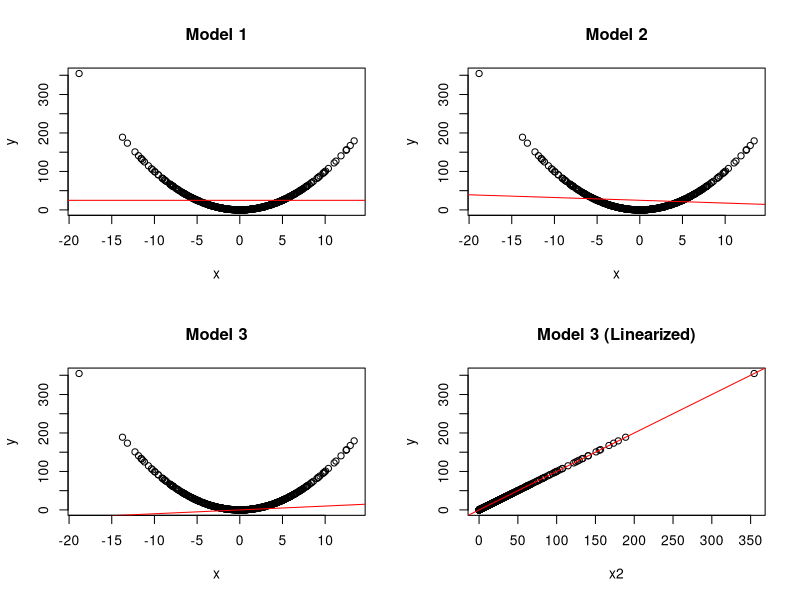

Generate this figure with R:
## ---- chunk 1
#| code-fold: true
#| code-summary: "Click here to see the base R plotting code"

# 1. Setup and Data Generation
set.seed(123456)
n  <- 500
x  <- rnorm(n, mean = 0, sd = 5)
x2 <- x^2
y  <- x2  # Directly using x2 since y = x^2

# 2. Model Fitting
models <- list(
  lm(y ~ 1),
  lm(y ~ x),
  lm(y ~ x2)
)

# 3. Visualization Configuration
options(repr.plot.width = 5, repr.plot.height = 15)
par(mfrow = c(2, 2))

# 4. Plotting
# Plot the first three models against (x, y)
for (i in 1:3) {
  plot(x, y, main = paste("Model", i))
  abline(models[[i]], col = "red")
}

# Plot the final quadratic model against (x2, y)
plot(x2, y, main = "Model 3 (Linearized)")
abline(models[[3]], col = "red")
